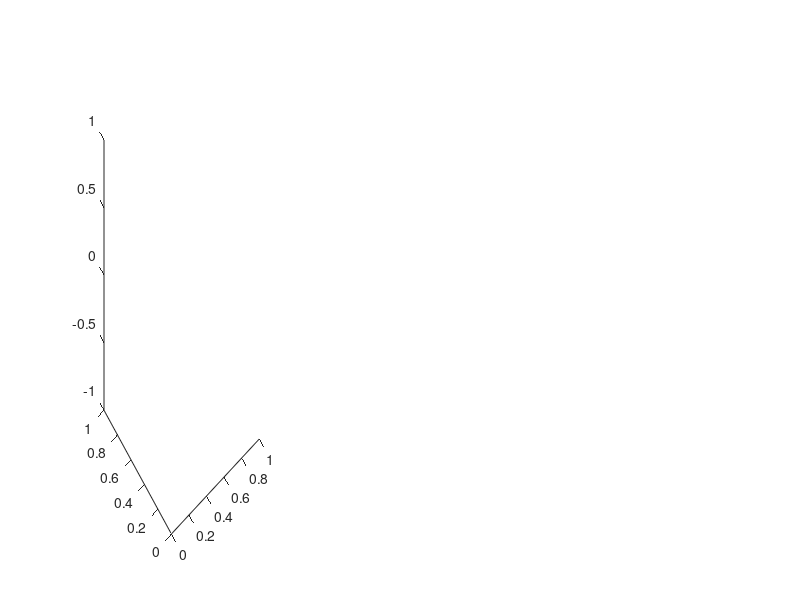

This figure's MATLAB source: (Note: this script raises an error after producing the figure.)
%% Coordinate
% designed by sejik Park
% sejik6307@gmail.com

clear all;
clc;

%% Parameter (activation change)
left_excitation = 2;
right_excitation = 1;
sphere_radius = 0.2;

%% Parameter (basic)
O = [0 0 0]; % Zero point
L = [-1 -1 0];
R = [1 1 0];
LA = [-0.58930 0.78839 0.17655]; % Left anterior canal plane: -0.58930X +0.78839Y +0.17655Z
LH = [-0.322 -0.03837 0.94573]; % Left horizontal canal: -0.322X -0.03837Y +0.94573Z
LP = [-0.69432 -0.66693 -0.27042]; % Left posterior canal: -0.69432X -0.66693Y -0.27042Z
RA = [0.58930 0.78839 -0.17655]; % Right anterior canal: 0.58930X +0.78839Y -0.17655Z
RH = [0.322 -0.03837 -0.94573]; % Right horizontal canal : 0.322X -0.03837Y -0.94573Z
RP = [0.69432 -0.66693 0.27042]; % Right posterior canal: 0.69432X -0.66693X +0.27042Y

%% Plot
% calculate
L = left_excitation * (LA + LH + LP);
R = right_excitation * (RA + RH + RP);
T = L + R;
% axis
temp = [LA; LH; LP; RA; RH; RP; L; R; T];
axis_length = max(max(abs(temp)));

subplot(1, 3, 1);
view(3);
hold on;
% Left canal = green
arrow3(O, LA, 'g');
arrow3(O, LH, 'g');
arrow3(O, LP, 'g');
% label
text(LA(1),LA(2),LA(3),'LA','fontsize', 10);
text(LH(1),LH(2),LH(3),'LH','fontsize', 10);
text(LP(1),LP(2),LP(3),'LP','fontsize', 10);
arrow3(O, L, 's');
text(L(1),L(2),L(3),'L','fontsize', 10, 'fontweight', 'bold','color','g');
[x,y,z] = sphere;
r = sphere_radius;
x  = r*x; y = r*y; z = r*z;
mesh(x,y,z);
axis([-axis_length, axis_length, -axis_length, axis_length, -axis_length, axis_length]);
% label
arrow3([0 0 -axis_length], [0 0 axis_length]);
arrow3([0 -axis_length 0], [0 axis_length 0]);
arrow3([-axis_length 0 0], [axis_length 0 0]);
text(0, 0, axis_length,'z','fontsize', 10, 'fontweight', 'bold','color','k')
text(0, axis_length, 0,'y','fontsize', 10, 'fontweight', 'bold','color','k')
text(axis_length, 0, 0,'x','fontsize', 10, 'fontweight', 'bold','color','k')

subplot(1, 3, 2);
view(3);
hold on;
arrow3(O, T, 'r');
text(T(1),T(2),T(3),'T','fontsize', 10, 'fontweight', 'bold','color','m');
[x,y,z] = sphere;
r = sphere_radius;
x  = r*x; y = r*y; z = r*z;
mesh(x,y,z);
axis([-axis_length, axis_length, -axis_length, axis_length, -axis_length, axis_length]);
% label
arrow3([0 0 -axis_length], [0 0 axis_length]);
arrow3([0 -axis_length 0], [0 axis_length 0]);
arrow3([-axis_length 0 0], [axis_length 0 0]);
text(0, 0, axis_length,'z','fontsize', 10, 'fontweight', 'bold','color','k')
text(0, axis_length, 0,'y','fontsize', 10, 'fontweight', 'bold','color','k')
text(axis_length, 0, 0,'x','fontsize', 10, 'fontweight', 'bold','color','k')

subplot(1, 3, 3);
view(3);
hold on;
% Right canal = blue
arrow3(O, RA, 'b');
arrow3(O, RH, 'b');
arrow3(O, RP, 'b');
text(RA(1),RA(2),RA(3),'RA','fontsize', 10);
text(RH(1),RH(2),RH(3),'RH','fontsize', 10);
text(RP(1),RP(2),RP(3),'RP','fontsize', 10);
arrow3(O, R, 's');
text(R(1),R(2),R(3),'R','fontsize', 10, 'fontweight', 'bold','color','g');
[x,y,z] = sphere;
r = sphere_radius;
x  = r*x; y = r*y; z = r*z;
mesh(x,y,z);
axis([-axis_length, axis_length, -axis_length, axis_length, -axis_length, axis_length]);
% label
arrow3([0 0 -axis_length], [0 0 axis_length]);
arrow3([0 -axis_length 0], [0 axis_length 0]);
arrow3([-axis_length 0 0], [axis_length 0 0]);
text(0, 0, axis_length,'z','fontsize', 10, 'fontweight', 'bold','color','k')
text(0, axis_length, 0,'y','fontsize', 10, 'fontweight', 'bold','color','k')
text(axis_length, 0, 0,'x','fontsize', 10, 'fontweight', 'bold','color','k')